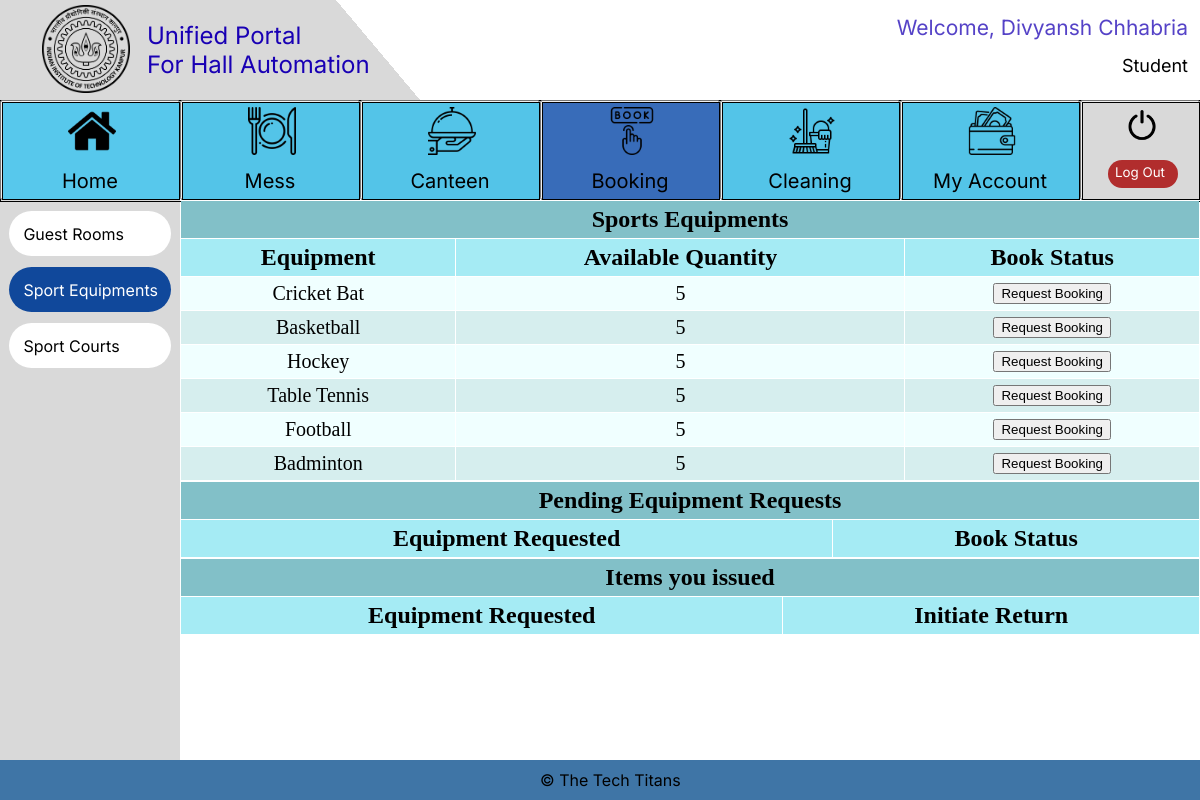
Page /Booking/sports_equipments (signed in) on the committed database.
### Login/models.py (models this page shows, shortened)
class User_class(AbstractBaseUser):
    is_admin = models.BooleanField(default=False)
    objects = UserManager()
    name = models.CharField(max_length=50)
    Designation_Choices = (('Student','Student'),('Hall Manager','Hall Manager'),('Mess Manager','Mess Manager'),('Canteen Manager','Canteen Manager'), ('Sports Secy', 'Sports Secy'))
    designation = models.CharField(
        max_length=15,
        choices=Designation_Choices,
    )
    username = models.CharField(max_length=20, unique=True, blank=True)
    USERNAME_FIELD = 'username'
    REQUIRED_FIELDS = ['name', 'designation']

### Booking/models.py (models this page shows, shortened)
class sports_equipments_registered(models.Model):
    CRICKET_BAT = 'CB'
    TABLE_TENNIS = 'TT'
    BADMINTON = 'BM'
    HOCKEY = 'HK'
    BASKETBALL = 'BB'
    FOOTBALL = 'FB'
    EQUIPMENT_CHOICES = [
        (CRICKET_BAT, 'Cricket Bat'),
        (TABLE_TENNIS, 'Table Tennis'),
        (BADMINTON, 'Badminton'),
        (BASKETBALL,  'Basketball'),
        (HOCKEY, 'Hockey'),
        (FOOTBALL, 'Football')
    ]
    equipments = models.CharField(
        max_length=2,
        choices=EQUIPMENT_CHOICES,
        default=CRICKET_BAT
    )
    quantity = models.IntegerField()

### Booking/views.py (the view, shortened to what this page needs)
# urls.py: path('sports_equipments', views.sports_equipments, name='sports_equipments'),
def sports_equipments(request): #student\
    if request.user.designation == "Student" :
        context = {
            'cricket_item':sports_equipments_registered.objects.get(equipments='CB'),
            'table_tennis_item':sports_equipments_registered.objects.get(equipments='TT'),
            'badminton_item':sports_equipments_registered.objects.get(equipments='BM'),
            'hockey_item':sports_equipments_registered.objects.get(equipments='HK'),
            'basketball_item':sports_equipments_registered.objects.get(equipments='BB'),
            'football_item':sports_equipments_registered.objects.get(equipments='FB'),
            'request_querry':sports_equipments_request.objects.filter(username=request.user.username,secy_validation='NO'),
            'validated_request_querry':sports_equipments_request.objects.filter(username=request.user.username,secy_validation='YES')
        }
        return render(request,'sports_equipments.html',context)
    else:
        return render(request,"Error.html")

### Booking/templates/sports_equipments.html (shortened to what this page needs)
{%include "student_base.html"%} {%load static%}
<html lang="en">
  <head>
    <link rel="stylesheet" href="{%static 'styles.css'%}" />
  </head>
  <body>
    <div class="main_div">
    <table cellspacing="1" cellpadding="5em">
      <tr><th colspan = "4" style="font-size: 24px;text-align: center;background-color: rgba(
        62.92744293808937,
        153.59830677509308,
        165.96249371767044,
        0.6200000047683716
      );">Sports Equipments</th></tr>
      <tr>
        <th style="text-align: center;">Equipment</th>
        <th style="text-align: center;">Available Quantity</th>
        <th style="text-align: center;">Book Status</th>
      </tr>
      <tr>
        <form method='post' action='sports_equipments'>
        <td>Cricket Bat
        </td>
          {% if cricket_item.quantity > 0 %}
          <td>{{cricket_item.quantity}}</td>
          <td><input type='submit' name='submit'  value="Request Booking"></input></td>
          {% else %}
          <td><font color='grey'><i>Not available</i></font></td>
          <td><input type='submit' name='submit'  value="Item is booked"></input></td>
          {% endif %}
      </form>
      </tr>
      <tr>
        <form method='post' action='sports_equipments'>
        <td>Basketball
        </td>
          {% if basketball_item.quantity > 0 %}
          <td>{{basketball_item.quantity}}</td>
          <td><input type='submit' name='submit'  value="Request Booking"></input></td>
          {% else %}
          <td><font color='grey'><i>Not available</i></font></td>
          <td><input type='submit' name='submit'  value="Item is booked"></input></td>
          {% endif %}
        </form>
      </tr>
      <tr>
        <form method='post' action='sports_equipments'>
        <td>Hockey
        </td>
          {% if hockey_item.quantity > 0 %}
          <td>{{hockey_item.quantity}}</td>
          <td><input type='submit' name='submit'  value="Request Booking"></input></td>
          {% else %}
          <td><font color='grey'><i>Not available</i></font></td>
          <td><input type='submit' name='submit'  value="Item is booked"></input></td>
          {% endif %}
        </form>
      </tr>
      <tr>
        <form method='post' action='sports_equipments'>
        <td>Table Tennis
        </td>
          {% if table_tennis_item.quantity > 0 %}
          <td>{{table_tennis_item.quantity}}</td>
          <td><input type='submit' name='submit'  value="Request Booking"></input></td>
          {% else %}
          <td><font color='grey'><i>Not available</i></font></td>
          <td><input type='submit' name='submit'  value="Item is booked"></input></td>
          {% endif %}
    </form>
      </tr>
      <tr>
        <form method='post' action='sports_equipments'>
        <td>Football
        </td>
          {% if football_item.quantity > 0 %}
            <td>{{football_item.quantity}}</td>
            <td><input type='submit' name='submit'  value="Request Booking"></input></td>
          {% else %}
          <td><font color='grey'><i>Not available</i></font></td>
          <td><input type='submit' name='submit'  value="Item is booked"></input></td>
          {% endif %}
    </form>
  </tr>
  <tr>
    <form method='post' action='sports_equipments'>
    <td>Badminton
    </td>
      {% if badminton_item.quantity > 0 %}
        <td>{{badminton_item.quantity}}</td>
        <td><input type='submit' name='submit'  value="Request Booking"></input></td>
          {% else %}
          <td><font color='grey'><i>Not available</i></font></td>
          <td><input type='submit' name='submit'  value="Item is booked"></input></td>
          {% endif %}
</form>
  </tr>
    </table>
    <table cellspacing="1" cellpadding="5em">
      <tr><th colspan = "3" style="font-size: 24px;text-align: center;background-color: rgba(
        62.92744293808937,
        153.59830677509308,
        165.96249371767044,
        0.6200000047683716
      );">Pending Equipment Requests</th></tr>
      <tr>
        <th style="text-align: center;">Equipment Requested</th>
        <th style="text-align: center;">Book Status</th>
      </tr>
    </table>
    <table cellspacing="1" cellpadding="5em">
      <tr><th colspan = "3" style="font-size: 24px;text-align: center;background-color: rgba(
        62.92744293808937,
        153.59830677509308,
        165.96249371767044,
        0.6200000047683716
      );">Items you issued</th></tr>
      <tr>
        <th style="text-align: center;">Equipment Requested</th>
        <th style="text-align: center;">Initiate Return</th>
      </tr>
    </table>
  </div>
  </body>
</html>

### templates/student_base.html (shortened to what this page needs)
{%load static%}
<html lang="en">
<head>
  <link rel="stylesheet" href="{% static 'student_base.css' %}">
</head>
<body scroll="no" style="overflow: hidden">
  <div class=e1_141>
    <div class=e1_222>
      <div class="e1_223"></div>
      <span class="e1_225">© The Tech Titans</span>
    </div>
    <div class=e2_6>
      {% if request.path != "/Home" %}
      <div class="e1_220"></div>
      {% endif %}
    {% if request.path == "/Booking/guestroom" or request.path == "/Booking/sports_equipments" or request.path == "/Booking/courts" %}
      <a href ="/Booking/guestroom">
        <button class="e2_3 button3" {% if request.path == "/Booking/guestroom" %} 	style="background-color:rgba(16.18099093437195, 71.84358090162277, 155.33750385046005, 1); color: white;" {% endif %}>
        Guest Rooms
        </button>
      </a>
      <a href ="/Booking/sports_equipments">
      <button class="e2_5 button3" {% if request.path == "/Booking/sports_equipments" %} 	style="background-color:rgba(16.18099093437195, 71.84358090162277, 155.33750385046005, 1); color: white;" {% endif %}>
          Sport Equipments
      </button>
      </a>
      <a href ="/Booking/courts">
      <button class="e2_9 button3" {% if request.path == "/Booking/courts" %} 	style="background-color:rgba(16.18099093437195, 71.84358090162277, 155.33750385046005, 1); color: white;" {% endif %}>
          Sport Courts
      </button>
      </a>
      {% endif %}
    </div>
      <div class=e2_7>
        <a href = "/Logout">
        <button class="e1_226 button2">
          <div class="e1_219"></div>
          <div class="e1_227"></div><span class="e1_228">Log Out</span>
          <div class="e1_229"></div>
        </button>
        </a>
        <a href ="../../My_Account/Mess">
          <button class="e1_230 button2">
            <span class="e1_232">My Account</span>
            <div class="e1_233"></div>
          </button>
        </a>
        <a href = "../../Cleaning/Lodge_Request">
          <button class="e1_238 button2">
            <div class="e1_240"></div><span class="e1_241">Cleaning</span>
          </button>
        </a>
        <a href = "../../Booking/guestroom">
          <button class="e1_234 button2">
            <div class="e1_236"></div><span class="e1_237">Booking</span>
          </button>
        </a>
        <a href = "../../Canteen/Student_Place_Order">
          <button class="e1_242 button2">
            <div class="e1_244"></div><span class="e1_245">Canteen</span>
          </button>
        </a>
        <a href = "../../Mess/Student_Regular_Menu">
          <button class="e1_246 button2">
            <span class="e1_248">Mess</span>
            <div class="e1_249"></div>
          </button>
        </a>
        <a href="../../Home">
          <button class="e1_250 button2">
            <div class="e1_251" {% if request.path == "/Home" %}  style="	background-color:rgb(56, 108, 185) {% endif %}"></div><span class="e1_252">Home</span>
            <div class="e1_272"></div>
          </button>
        </a>
      </div>
      <div class=e1_254><span class="e1_255">{{ request.user.designation }}</span><span class="e1_256">Welcome, {{ request.user.name}}</span></div>
    <div class=e1_258>
      <div class="e1_259"></div>
      <div class="e1_260"></div>
      <a href="../../Home">
      <button class="e1_261 button3">Unified Portal<br>
        For Hall Automation</button>
      </a>
      <a href = "https://iitk.ac.in/">
      <button class="e1_262 button3"></button></a>
    </div>
  </div>
</body>
</html>

### templates/static/styles.css (style rules this page uses)
.main_div { width:85%; height: 70%; top:25%; left:15%; overflow-y: auto; position: absolute; }
table { width:100%; }
th { text-align: center; font-size: 24px; background-color: rgb(165, 235, 244); top: 0; position: sticky; }
td { text-align: center; font-size: 20px; }
table, th, td { border: none; }
tr:nth-child(even) { background-color: #D6EEEE; }
tr:nth-child(odd) { background-color:azure; }
th:nth-child(odd) { z-index: 1; }
th:nth-child(even) { z-index: 2; }

### templates/student_base.html (style rules this page uses)
body { background: #E5E5E5; }

### Booking/templates/sports_equipments.html (style rules this page uses)
body { background: #e5e5e5; }

### rows in the picture
User_class: user.designation "Student", user.name "Divyansh Chhabria"
sports_equipments_registered: quantity "5"
sports_equipments_registered: quantity "5"
sports_equipments_registered: quantity "5"
sports_equipments_registered: quantity "5"
sports_equipments_registered: quantity "5"
sports_equipments_registered: quantity "5"
